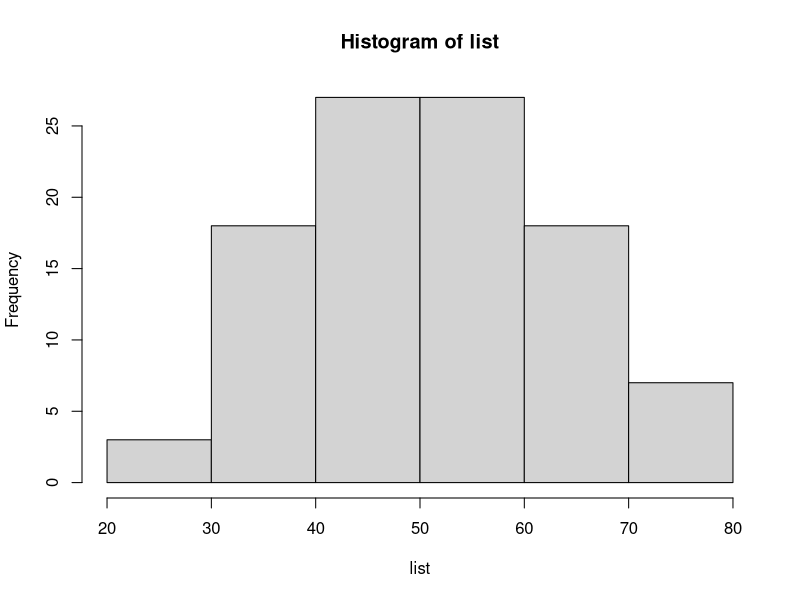
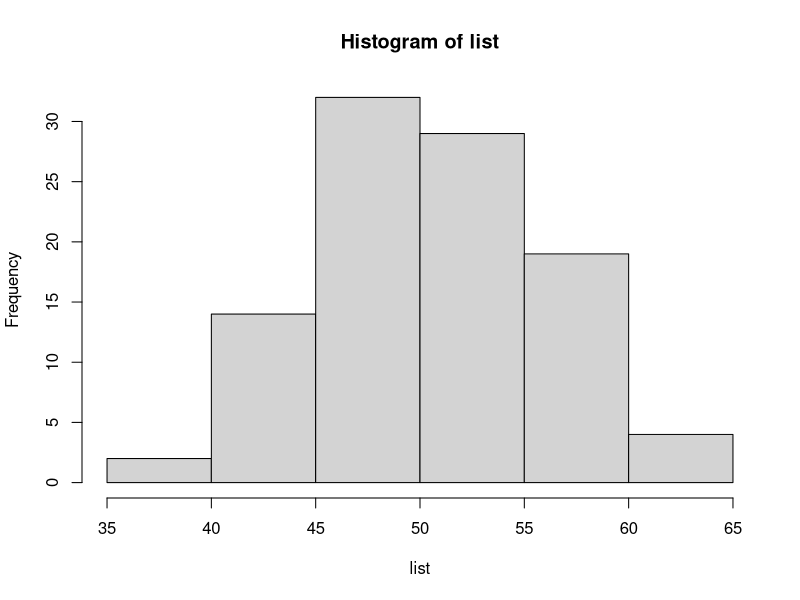
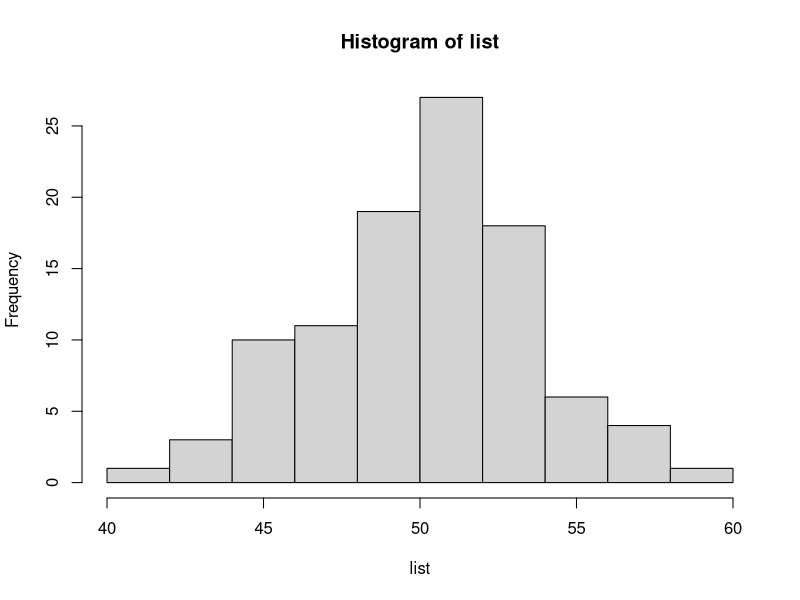
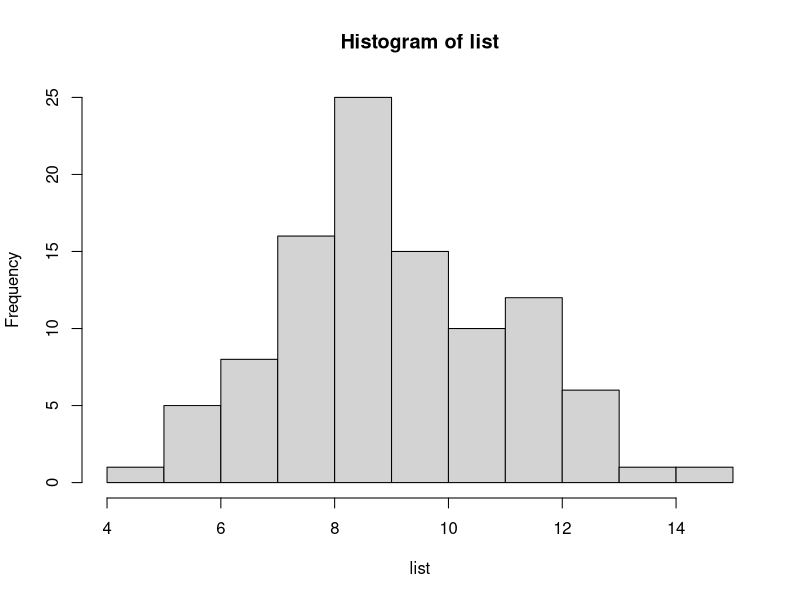
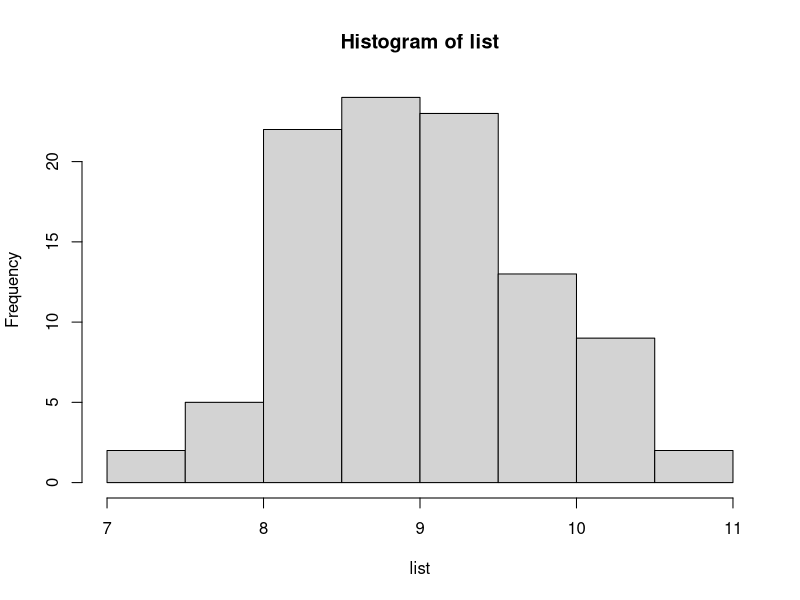
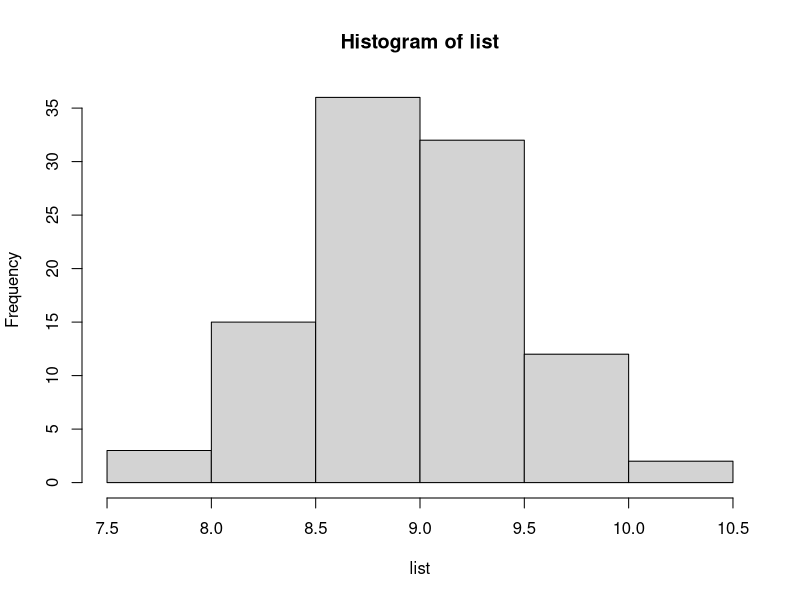
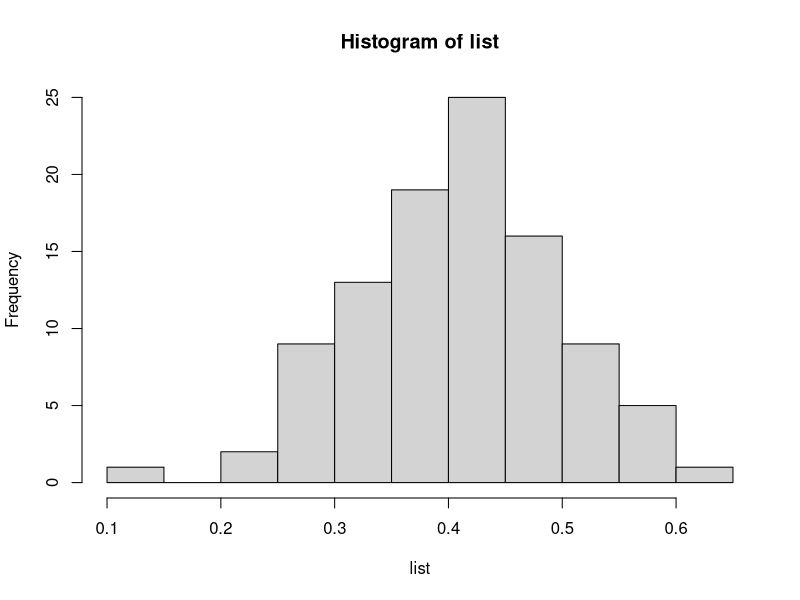
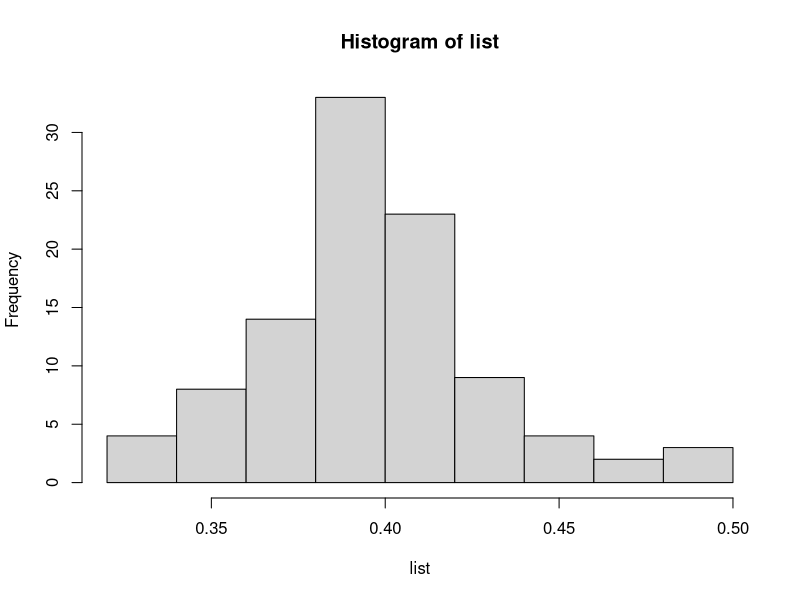

Recreate these plots in R, in order.

# Uniform Distribution
uniformdistrib <- function(n)
{
    repetitions <- 100  # repeated 100 times
    list        <- c()

    for(i in 1:repetitions)
    {
        sample <- runif(n, min=0, max=100)   # (r)andom (unif)orm
        sample_mean <- mean(sample)         # calculate the mean
        list <- c(list, sample_mean)        # push mean to list
    }

    # output the histogram
    pdf(paste("uniform", n, ".pdf", sep = ""))
    hist(list, freq=TRUE)
}

uniformdistrib(5)
uniformdistrib(30)
uniformdistrib(100)

# Weibull Distribution
weibulldistrib <- function(n)
{
    repetitions <- 100  # repeated 100 times
    list        <- c()

    for(i in 1:repetitions)
    {
        sample <- rweibull(n, shape=2, scale=10)
        sample_mean <- mean(sample)         # calculate the mean
        list <- c(list, sample_mean)        # push mean to list
    }

    # output the histogram
    pdf(paste("weibull", n, ".pdf", sep = ""))
    hist(list, freq=TRUE)
}

weibulldistrib(5)
weibulldistrib(30)
weibulldistrib(100)

# Standard Beta Distribution
stdbetadistrib <- function(n)
{
    repetitions <- 100  # repeated 100 times
    list        <- c()

    for(i in 1:repetitions)
    {
        sample <- rbeta(n, shape1=2, shape2=3)
        sample_mean <- mean(sample)         # calculate the mean
        list <- c(list, sample_mean)        # push mean to list
    }

    # output the histogram
    pdf(paste("standardbeta", n, ".pdf", sep = ""))
    hist(list, freq=TRUE)
}

stdbetadistrib(5)
stdbetadistrib(30)
stdbetadistrib(100)


# Log Normal Distribution
lognormaldistrib <- function(n)
{
    repetitions <- 100  # repeated 100 times
    list        <- c()

    for(i in 1:repetitions)
    {
        sample <- rlnorm(n)
        sample_mean <- mean(sample)         # calculate the mean
        list <- c(list, sample_mean)        # push mean to list
    }

    # output the histogram
    pdf(paste("lognormal", n, ".pdf", sep = ""))
    hist(list, freq=TRUE)
}

lognormaldistrib(5)
lognormaldistrib(30)
lognormaldistrib(100)
